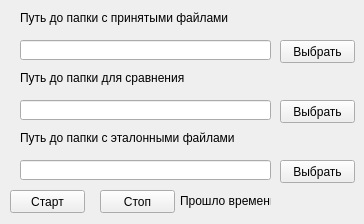
<?xml version="1.0" encoding="UTF-8"?>
<ui version="4.0">
 <class>Form</class>
 <widget class="QWidget" name="Form">
  <property name="geometry">
   <rect>
    <x>0</x>
    <y>0</y>
    <width>364</width>
    <height>224</height>
   </rect>
  </property>
  <property name="windowTitle">
   <string>Form</string>
  </property>
  <widget class="QLineEdit" name="lineEdit_input_folder">
   <property name="geometry">
    <rect>
     <x>20</x>
     <y>40</y>
     <width>251</width>
     <height>20</height>
    </rect>
   </property>
  </widget>
  <widget class="QLineEdit" name="lineEdit_for_compare">
   <property name="geometry">
    <rect>
     <x>20</x>
     <y>100</y>
     <width>251</width>
     <height>20</height>
    </rect>
   </property>
  </widget>
  <widget class="QLabel" name="label_compare">
   <property name="geometry">
    <rect>
     <x>20</x>
     <y>70</y>
     <width>221</width>
     <height>16</height>
    </rect>
   </property>
   <property name="text">
    <string>Путь до папки для сравнения</string>
   </property>
  </widget>
  <widget class="QPushButton" name="pushButton_input_folder">
   <property name="geometry">
    <rect>
     <x>280</x>
     <y>40</y>
     <width>75</width>
     <height>23</height>
    </rect>
   </property>
   <property name="text">
    <string>Выбрать</string>
   </property>
  </widget>
  <widget class="QPushButton" name="pushButton_compare">
   <property name="geometry">
    <rect>
     <x>280</x>
     <y>100</y>
     <width>75</width>
     <height>23</height>
    </rect>
   </property>
   <property name="text">
    <string>Выбрать</string>
   </property>
  </widget>
  <widget class="QLabel" name="label_input_folder">
   <property name="geometry">
    <rect>
     <x>20</x>
     <y>10</y>
     <width>211</width>
     <height>16</height>
    </rect>
   </property>
   <property name="text">
    <string>Путь до папки с принятыми файлами</string>
   </property>
  </widget>
  <widget class="QPushButton" name="pushButton_start">
   <property name="geometry">
    <rect>
     <x>10</x>
     <y>190</y>
     <width>75</width>
     <height>23</height>
    </rect>
   </property>
   <property name="text">
    <string>Старт</string>
   </property>
  </widget>
  <widget class="QPushButton" name="pushButton_stop">
   <property name="geometry">
    <rect>
     <x>100</x>
     <y>190</y>
     <width>75</width>
     <height>23</height>
    </rect>
   </property>
   <property name="text">
    <string>Стоп</string>
   </property>
  </widget>
  <widget class="QLabel" name="label_timer">
   <property name="geometry">
    <rect>
     <x>270</x>
     <y>190</y>
     <width>91</width>
     <height>20</height>
    </rect>
   </property>
   <property name="text">
    <string/>
   </property>
  </widget>
  <widget class="QLabel" name="label">
   <property name="geometry">
    <rect>
     <x>180</x>
     <y>190</y>
     <width>91</width>
     <height>21</height>
    </rect>
   </property>
   <property name="text">
    <string>Прошло времени:</string>
   </property>
  </widget>
  <widget class="QLineEdit" name="lineEdit_standart">
   <property name="geometry">
    <rect>
     <x>20</x>
     <y>160</y>
     <width>251</width>
     <height>20</height>
    </rect>
   </property>
  </widget>
  <widget class="QPushButton" name="pushButton_standart">
   <property name="geometry">
    <rect>
     <x>280</x>
     <y>160</y>
     <width>75</width>
     <height>23</height>
    </rect>
   </property>
   <property name="text">
    <string>Выбрать</string>
   </property>
  </widget>
  <widget class="QLabel" name="label_standart">
   <property name="geometry">
    <rect>
     <x>20</x>
     <y>130</y>
     <width>221</width>
     <height>16</height>
    </rect>
   </property>
   <property name="text">
    <string>Путь до папки с эталонными файлами</string>
   </property>
  </widget>
 </widget>
 <resources/>
 <connections/>
</ui>
